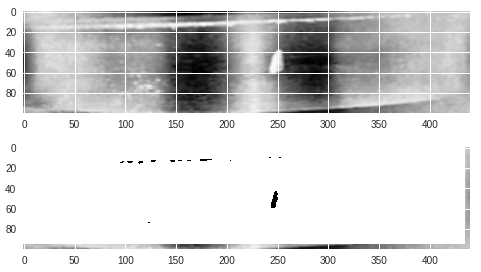
#> input picture after.PNG, 481 x 272 px, given in place of img6.jpg, which was not available
$ python untitled0.py   (older library calls are emulated)
#> lines starting #> are read from the running program, lines starting #| are printed output that depends on the picture; after the words box and inside, x2 and y2 are one past the last pixel; in counts of white or black regions, pixels touching at a corner belong together; pictures that were not available may be replaced by others from this repository, and a replacement may not be noted
# -*- coding: utf-8 -*-
"""Untitled0.ipynb

Automatically generated by Colaboratory.

Original file is located at
    https://colab.research.google.com/drive/1YvnijZjVN-7oMarw9dxloBt_K7N1I_uS
"""

from google.colab import drive
drive.mount('/content/drive')

import os
os.listdir(os.getcwd()+'/drive/My Drive/Samples')

import cv2
import sys
import numpy as np
import matplotlib.pyplot as plt
im = cv2.imread(os.getcwd()+'/drive/My Drive/Samples/'+'img6.jpg')
#> im is the input picture: shape (272, 481, 3); min 0, max 255, mean 217.3
imf = im.copy()
plt.imshow(im)

def canny(im):
  edged = cv2.Canny(im, 10, 250)
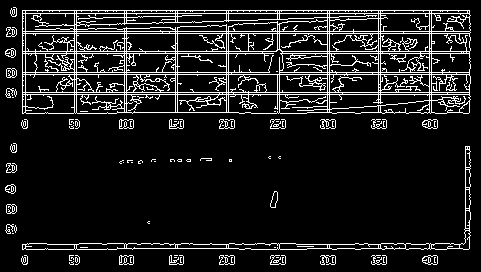
#> edged: shape (272, 481); 11.5% white in thin lines or dots

  #applying closing function
  kernel = cv2.getStructuringElement(cv2.MORPH_RECT, (7, 7))
  closed = cv2.morphologyEx(edged, cv2.MORPH_CLOSE, kernel)
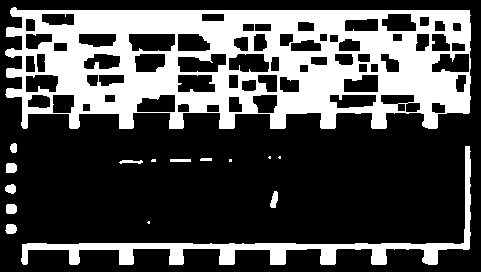
#> closed: shape (272, 481); 30.2% white; 16 white regions (5 under 20 px)

  #finding_contours
  (_, cnts, _) = cv2.findContours(closed.copy(), cv2.RETR_EXTERNAL, cv2.CHAIN_APPROX_SIMPLE)
#> cnts = 16 contours, 5 with area under 20; largest, box (x1, y1, x2, y2) and area: (5, 7, 471, 129) 48191, (21, 146, 471, 265) 4476, (6, 163, 17, 173) 86, (6, 204, 17, 214) 85, (5, 224, 17, 234) 82

  for c in cnts:
    peri = cv2.arcLength(c, True)
    approx = cv2.approxPolyDP(c, 0.02 * peri, True)
    cv2.drawContours(im, [approx], -1, (255, 255, 255), 2)
#> this loop made 16 passes
#> peri on passes 1, 2, 3, 4, 5, 6, 10, 11, 12, 13, 15: 35.31, 6.83, 34.49, 41.31, 32.14, 35.07, 11.41, 25.41, 6.83, 6.83, 26.49
#> (peri, approx) on passes 7, 8, 9, 14, 16: (50.73, [[119, 162], [140, 163], [142, 161], [122, 160]]), (8, [[229, 159], [229, 161], [231, 161], [231, 159]]), (44, [[170, 159], [170, 161], [190, 161], [190, 159]]), (1386.7, [[469, 146], [460, 244], [21, 261], [436, 264]]), (1540.7, [[6, 28], [23, 128], [469, 112], [469, 10]])
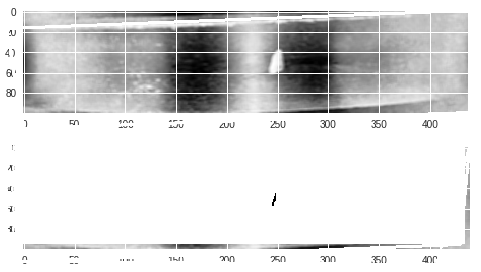
#> im: shape (272, 481, 3); 2.09% of pixels changed, all inside (x1, y1, x2, y2) = (5, 11, 470, 264)

  pts = np.argwhere(edged>0)
#> pts = 14988 pairs, first value 7 to 264, second value 5 to 470
  y1,x1 = pts.min(axis=0)
#> y1 = 7; x1 = 5
  y2,x2 = pts.max(axis=0)
#> y2 = 264; x2 = 470
  imf1 = imf.copy()
  ## crop the region
  cropped = imf1[y1:y2, x1:x2]
  cv2.imwrite("cropped.jpg", cropped)
  plt.imshow(cropped)

canny(imf)

# [58 lines left out: function bgremove, not called in this run]

def backgremove(im1 , i):
#> called with i = 9
  BLUR = 21
  CANNY_THRESH_1 = 10
  CANNY_THRESH_2 = 250
  MASK_DILATE_ITER = 10
  MASK_ERODE_ITER = 10
  MASK_COLOR = (255.0,255.0,255.0) # In BGR format
  img = np.asarray(im1)
  gray = cv2.cvtColor(img,cv2.COLOR_BGR2GRAY)
  edges = cv2.Canny(gray, CANNY_THRESH_1, CANNY_THRESH_2)
  edges = cv2.dilate(edges, None)
#> edges: shape (272, 481); 30.8% white; 42 white regions, largest, box (x1, y1, x2, y2) and area: (21, 9, 472, 115) 31331, (21, 145, 472, 251) 3733, (269, 118, 287, 130) 211
  edges = cv2.erode(edges, None)
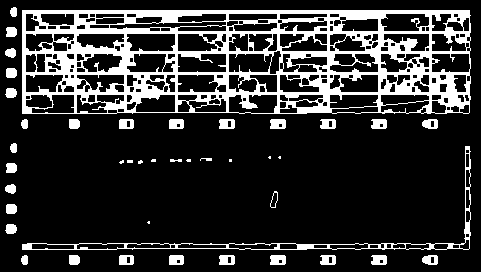
#> edges: shape (272, 481); 19% white; 42 white regions (9 under 20 px)
  contour_info = []
  _, contours, _ = cv2.findContours(edges, cv2.RETR_LIST, cv2.CHAIN_APPROX_NONE)
#> contours = 302 contours, 63 with area under 20; largest, box (x1, y1, x2, y2) and area: (22, 10, 471, 114) 45836, (22, 146, 471, 250) 2646, (177, 53, 227, 73) 848, (126, 33, 176, 52) 819, (228, 53, 273, 73) 778
  for c in contours:
      contour_info.append((
          c,
          cv2.isContourConvex(c),
          cv2.contourArea(c),
      ))
#> after the loop, contour_info = 302 items
  contour_info = sorted(contour_info, key=lambda c: c[2], reverse=True)
  max_contour = contour_info[0]
#> max_contour = 3 items, first 3: contour of 1099 points, box (x1, y1, x2, y2) (22, 10, 471, 114), area 45836, False, 45835.5
  mask = np.zeros(edges.shape)
  cv2.fillConvexPoly(mask, max_contour[0], (255))
#> mask: shape (272, 481) float64; 35.5% white; 1 white region, box (x1, y1, x2, y2) and area: (22, 10, 471, 114) 46386
  mask = cv2.dilate(mask, None, iterations=MASK_DILATE_ITER)
#> mask: shape (272, 481) float64; 44.4% white; 1 white region, box (x1, y1, x2, y2) and area: (12, 0, 481, 124) 58044
  mask = cv2.erode(mask, None, iterations=MASK_ERODE_ITER)
#> mask: shape (272, 481) float64; 39.6% white; 1 white region, box (x1, y1, x2, y2) and area: (22, 0, 481, 114) 51854
  mask = cv2.GaussianBlur(mask, (BLUR, BLUR), 0)
  mask_stack = np.dstack([mask]*3)    # Create 3-channel alpha mask


  mask_stack  = mask_stack.astype('float32') / 255.0          # Use float matrices,
  img         = img.astype('float32') / 255.0                 # for easy blending

  masked = (mask_stack * img) + ((1-mask_stack) * MASK_COLOR) # Blend
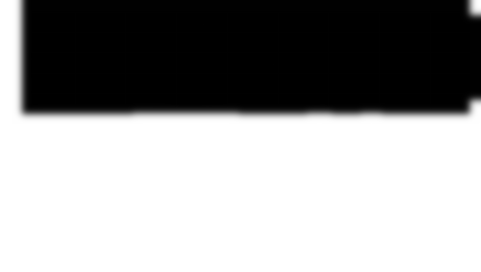
#> masked: shape (272, 481, 3) float64; min 0, max 255, mean 154.2
  masked = (masked * 255).astype('uint8')
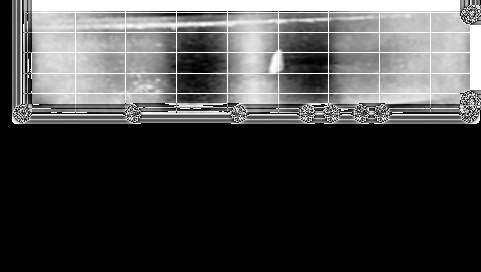
#> masked: shape (272, 481, 3); min 0, max 255, mean 70.9

  c_red, c_green, c_blue = cv2.split(img)
  img_a = cv2.merge((c_red, c_green, c_blue, mask.astype('float32') / 255.0))

  x = 80
  y = 250
  w = 420
  h = 110
  crop_img = img_a[y:y+h, x:x+w]

#   %matplotlib inline
  path = os.getcwd()+'/drive/My Drive/Samples/';
  plt.imsave(os.path.join(path , 'final' + str(i) + '.png'), crop_img)
  plt.imshow(crop_img)

backgremove(im , 9)


cropimg = cv2.imread(os.getcwd()+'/drive/My Drive/Samples/'+'final9.png')
#> cropimg: shape (22, 401, 3); min 54, max 255, mean 247.4


#plt.imshow(cropimg)

from PIL import Image
i = 1;
for image in os.listdir(os.getcwd()+'/drive/My Drive/Samples'):
  img = cv2.imread(os.path.join(os.getcwd()+'/drive/My Drive/Samples',image))
  #backgremove(img,i)
  i = i + 1

#smoothing of the image
def smoothing():
  kernel = np.ones((5,5),np.float32)/25
  dst = cv2.filter2D(cropimg,-1,kernel)
  plt.imshow(dst)

smoothing()

#To Decease 50% noise
def median():
  median = cv2.medianBlur(cropimg,5)
  plt.imshow(median)

median()

#GrayScale
def grayscale():
  image = cv2.cvtColor(cropimg,cv2.COLOR_BGR2GRAY)
  plt.imshow(image)

grayscale()

#mask
def mask():
      hsv = cv2.cvtColor(cropimg, cv2.COLOR_BGR2HSV)
#> hsv: shape (22, 401, 3); mean H, S, V 0, 0, 247.4
      lblue = np.array([30 , 30, 30])
      ublue = np.array([200 , 180 , 180])
      mask = cv2.inRange(hsv, lblue, ublue)
#> mask: shape (22, 401); every value is 0
      res = cv2.bitwise_and(cropimg,cropimg, mask= mask)
#> res: shape (22, 401, 3); every value is 0
      plt.imshow(res)

mask()

def histogram():
  # creating a Histograms Equalization
  # of a image using cv2.equalizeHist()
  cropimg1 = cv2.cvtColor(cropimg,cv2.COLOR_BGR2GRAY) # or convert
  equ = cv2.equalizeHist(cropimg1)
  plt.imshow(equ)

histogram()

cropimg1 = cv2.cvtColor(cropimg,cv2.COLOR_BGR2GRAY) # or convert
clahe = cv2.createCLAHE(clipLimit=2.0, tileGridSize=(8,8))
cl1 = clahe.apply(cropimg1)
plt.imshow(cl1)

gamma = 2.5 # Gamma < 1 ~ Dark  ;  Gamma > 1 ~ Bright

gamma_correction = ((cropimg/255) ** (1/gamma))
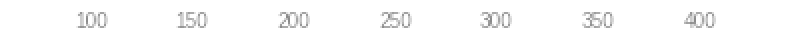
#> gamma_correction: shape (22, 401, 3) float64 (shown 2 times larger); min 0.537, max 1, mean 0.985
plt.figure(figsize = (5,5))
plt.imshow(gamma_correction)

plt.imshow(cropimg)
